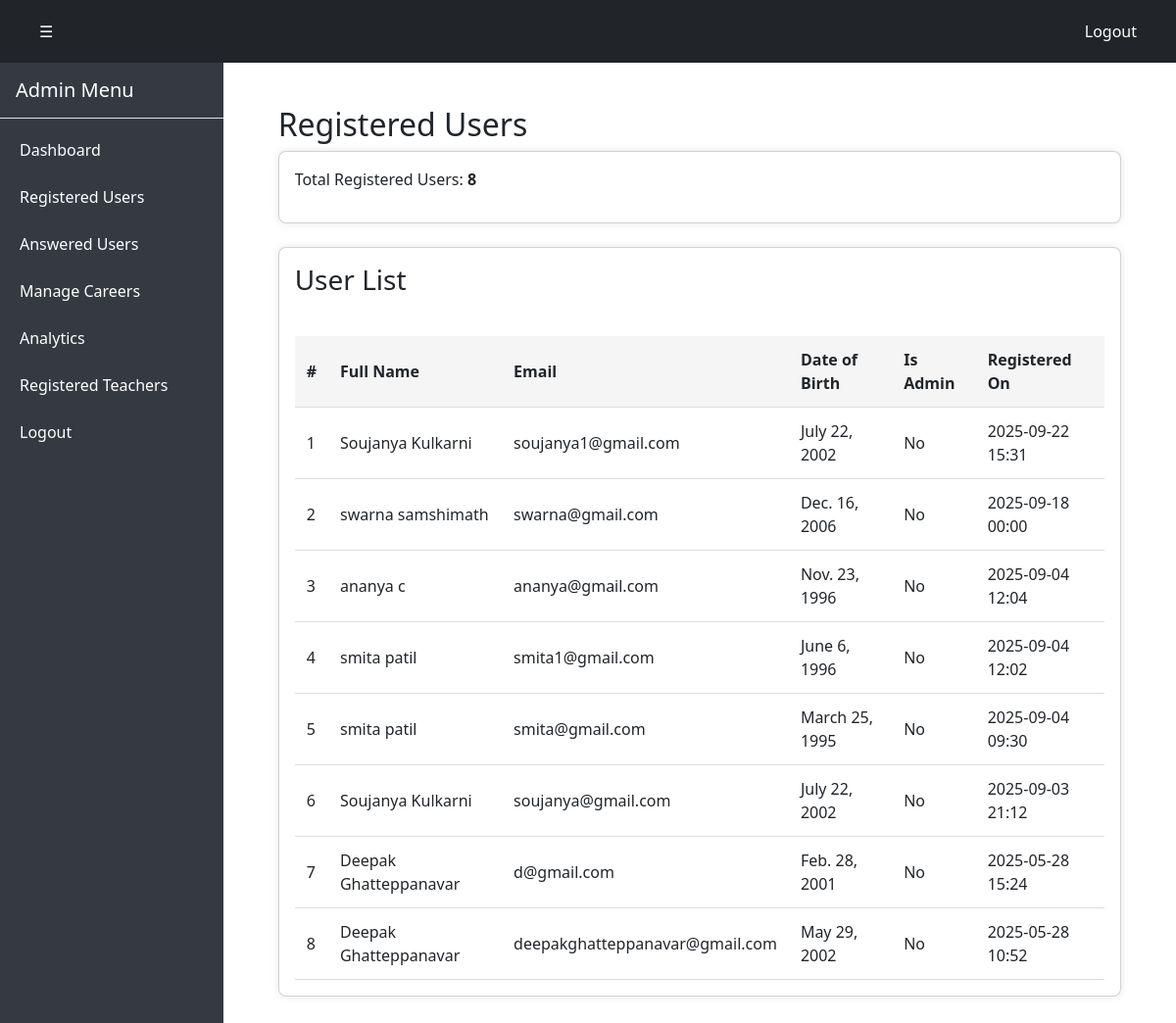
Page /registered-users/ (signed in) on the committed database.
### new_app/models.py (models this page shows)
class Student(models.Model):
    user = models.OneToOneField(User, on_delete=models.CASCADE)
    first_name = models.CharField(max_length=50)
    last_name = models.CharField(max_length=50)
    email = models.EmailField(unique=True)
    date_of_birth = models.DateField()
    is_active = models.BooleanField(default=True)
    created_at = models.DateTimeField(auto_now_add=True)

### new_app/views.py (the view)
# urls.py: path('registered-users/', views.registered_users, name='registered_users'),
@login_required
def registered_users(request):
    if not request.user.is_staff:
        return redirect('admin_login')
    students = Student.objects.filter(is_active=True).order_by('-created_at')
    total_users = students.count()
    return render(request, 'admin1/registered_users.html', {
        'total_users': total_users,
        'students': students
    })

### new_app/templates/admin1/registered_users.html (shortened to what this page needs)
{% extends 'admin1/base1.html' %}
{% block content %}
<div class="form-container">
    <h2 class="text-2xl font-bold mb-6">Registered Users</h2>
    <div class="card">
        <p class="text-lg">Total Registered Users: <strong>{{ total_users }}</strong></p>
    </div>
    <div class="card">
        <h3 class="text-xl font-semibold mb-4">User List</h3>
        {% if students %}
        <table>
            <thead>
                <tr>
                    <th>#</th>
                    <th>Full Name</th>
                    <th>Email</th>
                    <th>Date of Birth</th>
                    <th>Is Admin</th>
                    <th>Registered On</th>
                </tr>
            </thead>
            <tbody>
                {% for student in students %}
                <tr>
                    <td>{{ forloop.counter }}</td>
                    <td>{{ student.first_name }} {{ student.last_name }}</td>
                    <td>{{ student.email }}</td>
                    <td>{{ student.date_of_birth }}</td>
                    <td>{{ student.is_admin|yesno:"Yes,No" }}</td>
                    <td>{{ student.created_at|date:"Y-m-d H:i" }}</td>
                </tr>
                {% empty %}
                <tr>
                    <td colspan="6">No users found in students list.</td>
                </tr>
                {% endfor %}
            </tbody>
        </table>
        {% else %}
        <p>No registered users found.</p>
        {% endif %}
    </div>
</div>
{% endblock %}

### new_app/templates/admin1/base1.html (style rules this page uses)
body { margin: 0; padding: 0; }
.form-container { max-width: 1000px; margin: 0 auto; }

### new_app/templates/admin1/registered_users.html (style rules this page uses)
table { width: 100%; border-collapse: collapse; margin-top: 16px; }
th, td { padding: 12px; text-align: left; border-bottom: 1px solid #ddd; }
th { background-color: #f5f5f5; font-weight: 600; }
.form-container { padding: 24px; }
.card { background-color: white; padding: 16px; border-radius: 8px; box-shadow: 0 0 8px rgba(0,0,0,0.1); margin-bottom: 24px; }

### rows in the picture
Student: first_name "Soujanya", last_name "Kulkarni", email "soujanya1@gmail.com", date_of_birth "July 22, 2002", is_admin "No", created_at "2025-09-22 15:31"
Student: first_name "swarna", last_name "samshimath", email "swarna@gmail.com", date_of_birth "Dec. 16, 2006", is_admin "No", created_at "2025-09-18 00:00"
Student: first_name "ananya", last_name "c", email "ananya@gmail.com", date_of_birth "Nov. 23, 1996", is_admin "No", created_at "2025-09-04 12:04"
Student: first_name "smita", last_name "patil", email "smita1@gmail.com", date_of_birth "June 6, 1996", is_admin "No", created_at "2025-09-04 12:02"
Student: first_name "smita", last_name "patil", email "smita@gmail.com", date_of_birth "March 25, 1995", is_admin "No", created_at "2025-09-04 09:30"
Student: first_name "Soujanya", last_name "Kulkarni", email "soujanya@gmail.com", date_of_birth "July 22, 2002", is_admin "No", created_at "2025-09-03 21:12"
Student: first_name "Deepak", last_name "Ghatteppanavar", email "d@gmail.com", date_of_birth "Feb. 28, 2001", is_admin "No", created_at "2025-05-28 15:24"
Student: first_name "Deepak", last_name "Ghatteppanavar", email "deepakghatteppanavar@gmail.com", date_of_birth "May 29, 2002", is_admin "No", created_at "2025-05-28 10:52"

### other values in the picture
{{ total_users }} "8"
